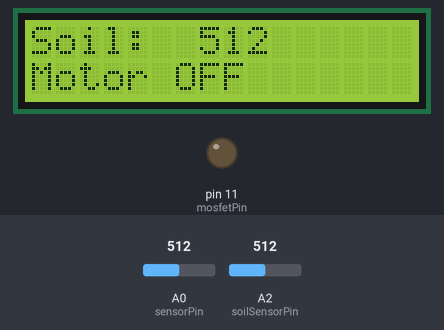
The sketch below on a simulated Arduino Uno, built with avr-gcc and run on an emulated ATmega328P. On the bench: 16×2 character LCD, output pins drawn as LEDs (lit = HIGH). The inputs (shaded band) are chosen by the test bench; at power-on: A2 (soilSensorPin) = 512, A0 (sensorPin) = 512.

Above: at 1.2 s.
1.3 s: A2 (soilSensorPin) set to 158
At 1.9 s:
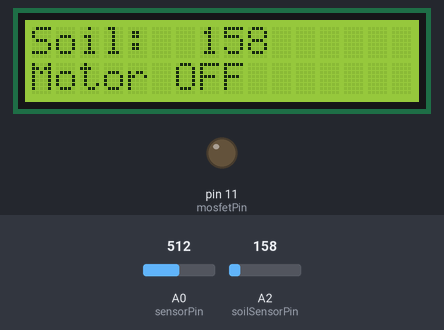
2.8 s: A2 (soilSensorPin) set to 135
At 3.8 s:
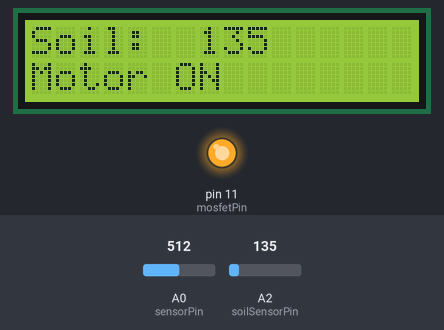
5.8 s: A2 (soilSensorPin) set to 122
At 6.7 s:
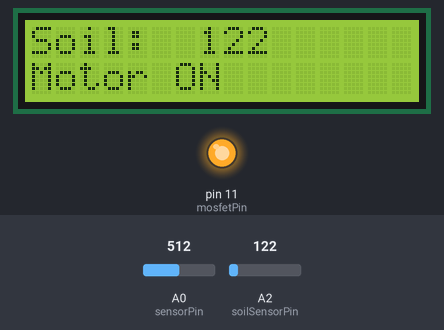
Timing chart, 0 to 8.8 s (numbered marks = the images above; inputs shaded):
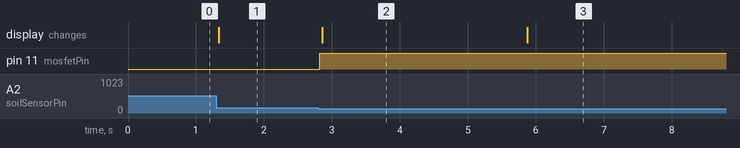

The sketch:

SoilMotor.ino
```cpp
#include <Wire.h>
#include <LiquidCrystal_I2C.h>

LiquidCrystal_I2C lcd(0x27, 16, 2);
const int sensorPin = A0;
const int soilSensorPin = A2;
const int mosfetPin = 11;
//calibration
int minValue = 36;
int maxValue = 643;
void setup() {
  lcd.init();
  lcd.backlight();
  pinMode(mosfetPin, OUTPUT);
}

void loop() {
  //lcd.clear();
  int soilValue = analogRead(soilSensorPin);
  int lightValue = analogRead(sensorPin);
  lcd.setCursor(0, 0);
  lcd.print("Soil:          ");
  lcd.setCursor(7, 0);
  lcd.print(soilValue);
  if (soilValue < 150) {
  	digitalWrite(mosfetPin, HIGH);
    lcd.setCursor(0, 1);
    lcd.print("Motor ON ");
  } else {
  	digitalWrite(mosfetPin, LOW);
    lcd.setCursor(0, 1);
    lcd.print("Motor OFF");
  }
  /*lcd.print("Light level:    ");
  lcd.setCursor(13, 0);
  lcd.print(lightValue);
  int constrainedValue = constrain(lightValue, minValue, maxValue);
  float lightIntensity = (float)(constrainedValue - minValue) * 100.0 /
                         (maxValue - minValue);
  lcd.setCursor(1, 1);
  lcd.print("                ");
  lcd.setCursor(1, 1);
  lcd.print(lightIntensity);
  lcd.setCursor(8, 1);
  lcd.print("%");
  delay(500);*/
}
```

Measured:
- the behaviour switches between 150 and 149 on A2 (soilSensorPin) (found by bisection; images 1 and 2)
- after the input at 1.3 s, the display: changes at once (image 1)
- after the input at 2.8 s, pin 11 (mosfetPin): LOW → HIGH at once; the display: changes after 0.06 s (image 2)
- after the input at 5.8 s, the display: changes after 0.08 s (image 3)
